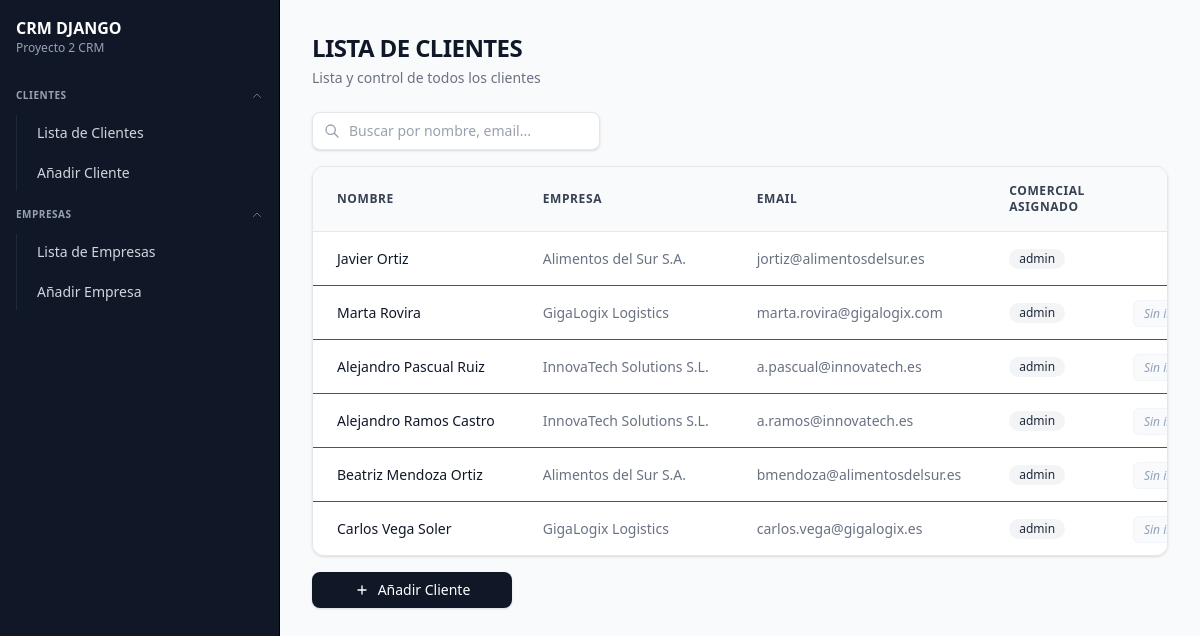
The app's page /clientes/ (signed in) with its own data.
### crm/models/client_model.py (models this page shows, shortened)
class Client(models.Model):
    company = models.ForeignKey('Company', on_delete=models.CASCADE, related_name='clients', verbose_name='Empresa')
    commercial = models.ForeignKey(User, on_delete=models.SET_NULL, null=True, related_name='clients', verbose_name='Comercial')
    first_name = models.CharField(max_length=100, verbose_name='Nombre')
    last_name = models.CharField(max_length=100, verbose_name='Apellido')
    email = models.EmailField(verbose_name='Email')
    phone = models.CharField(max_length=20, verbose_name='Teléfono')
    position = models.CharField(max_length=200, blank=True, verbose_name='Cargo')
    created_at = models.DateTimeField(auto_now_add=True, verbose_name='Fecha de Creación')
    updated_at = models.DateTimeField(auto_now=True, verbose_name='Fecha de Actualización')
    class Meta:
        verbose_name = 'Cliente'
        verbose_name_plural = 'Clientes'

### crm/models/company_model.py (models this page shows)
class Company(models.Model):
    name = models.CharField(max_length=100, verbose_name='Nombre de la Empresa')
    email = models.EmailField(verbose_name='Email')
    phone = models.CharField(max_length=20, verbose_name='Teléfono')
    address = models.CharField(max_length=200, verbose_name='Dirección')
    website = models.URLField(verbose_name='Sitio Web')
    created_at = models.DateTimeField(auto_now_add=True, verbose_name='Fecha de Creación')
    cif = models.CharField(max_length=20, unique=True, verbose_name='CIF')
    def __str__(self):
        return self.name
    class Meta:
        verbose_name = 'Empresa'
        verbose_name_plural = 'Empresas'

### crm/views/client_views.py (the view)
# urls.py: path('clientes/', ClientListView.as_view(), name='clientes'),
@method_decorator(login_required, name='dispatch')
class ClientListView(ListView):
    model = Client
    template_name = 'clients/client_list.html'
    context_object_name = 'clients'
    paginate_by = 10
    def get_queryset(self):
        queryset = super().get_queryset()
        query = self.request.GET.get('search')
        if query:
            queryset = queryset.filter(
                Q(first_name__icontains=query) | Q(last_name__icontains=query) | Q(company__name__icontains=query) | Q(phone__icontains=query)
            )
        return queryset

### crm_django/templates/clients/client_list.html (shortened to what this page needs)
{% extends "general/layout.html" %}
{% block page_content %}
    <div class="mb-6">
        <h1 class="text-2xl font-bold text-gray-900 tracking-tight">LISTA DE CLIENTES</h1>
        <p class="text-sm text-gray-500 mt-1">Lista y control de todos los clientes</p>
    </div>
    <form method="GET" action="{% url 'clientes' %}" class="relative w-full sm:w-72 mt-4 mb-4 lg:mt-0">
    <div class="absolute inset-y-0 left-0 flex items-center pl-3 pointer-events-none text-gray-400">
    </div>
    <input
        type="text"
        name="search"
        value="{{ request.GET.search|default:'' }}"
        placeholder="Buscar por nombre, email..."
        class="w-full pl-9 pr-4 py-2 text-sm text-gray-900 bg-white border border-gray-200 rounded-lg focus:outline-none focus:border-gray-900 focus:ring-1 focus:ring-gray-900 transition-colors placeholder-gray-400 shadow-sm"
    >
</form>
    <div class="w-full overflow-x-auto rounded-xl border border-gray-200 shadow-sm bg-white">
    <table class="w-full text-sm text-left text-gray-600 border-collapse">
        <thead class="bg-gray-50 text-xs font-semibold text-gray-700 uppercase tracking-wider border-b border-gray-200">
            <tr>
                <th scope="col" class="px-6 py-4">Nombre</th>
                <th scope="col" class="px-6 py-4">Empresa</th>
                <th scope="col" class="px-6 py-4">Email</th>
                <th scope="col" class="px-6 py-4">Comercial asignado</th>
                <th scope="col" class="px-6 py-4 text-right">Último Contacto</th>
            </tr>
        </thead>
        <tbody class="divide-y divide-gray-150">
        {% for client in clients %}
            <tr class="hover:bg-gray-50/70 transition-colors duration-200">
                <td class="px-6 py-4 font-medium text-gray-900 whitespace-nowrap">
                    <a href="{% url "detalle-cliente" client.pk %}">{{ client.first_name }} {{ client.last_name }}</a>
                </td>
                <td class="px-6 py-4 text-gray-500 whitespace-nowrap">
                    {{ client.company }}
                </td>
                <td class="px-6 py-4 text-gray-500 whitespace-nowrap">
                    {{ client.email }}
                </td>
                <td class="px-6 py-4 text-gray-500 whitespace-nowrap">
                    <span class="inline-flex items-center gap-1.5 px-2.5 py-0.5 rounded-full text-xs font-medium bg-gray-100 text-gray-800">
                        {{ client.commercial }}
                    </span>
                </td>
                <td class="px-6 py-4 text-right whitespace-nowrap">
                    {% if client.interactions.all %}
                        <span class="text-sm font-medium text-gray-900">
                            {{ client.interactions.all.last.created_at|date:"d/m/Y" }}
                        </span>
                    {% else %}
                        <span class="text-xs px-2.5 py-1 rounded-md bg-slate-50 text-slate-400 italic border border-slate-100">
                            Sin interacciones
                        </span>
                    {% endif %}
                </td>
            </tr>
        {% endfor %}
        </tbody>
    </table>
</div>
<a href="{% url 'crear-cliente' %}" class="w-[200px] mt-4 inline-flex items-center justify-center px-4 py-2 text-sm font-medium text-white
                                    bg-gray-900 rounded-lg hover:bg-gray-800 transition-colors duration-200 shadow-sm gap-2">
    <svg class="w-4 h-4" fill="none" stroke="currentColor" viewBox="0 0 24 24" xmlns="http://www.w3.org/2000/svg">
        <path stroke-linecap="round" stroke-linejoin="round" stroke-width="2" d="M12 6v6m0 0v6m0-6h6m-6 0H6"></path>
    </svg>
    Añadir Cliente
    </a>
{% endblock %}

### records on screen
Client: first_name "Javier", last_name "Ortiz", company "Alimentos del Sur S.A.", email "jortiz@alimentosdelsur.es", commercial "admin"
Client: first_name "Marta", last_name "Rovira", company "GigaLogix Logistics", email "marta.rovira@gigalogix.com", commercial "admin", shows "Sin…"
Client: first_name "Alejandro", last_name "Pascual Ruiz", company "InnovaTech Solutions S.L.", email "a.pascual@innovatech.es", commercial "admin", shows "Sin…"
Client: first_name "Alejandro", last_name "Ramos Castro", company "InnovaTech Solutions S.L.", email "a.ramos@innovatech.es", commercial "admin", shows "Sin…"
Client: first_name "Beatriz", last_name "Mendoza Ortiz", company "Alimentos del Sur S.A.", email "bmendoza@alimentosdelsur.es", commercial "admin", shows "Sin…"
Client: first_name "Carlos", last_name "Vega Soler", company "GigaLogix Logistics", email "carlos.vega@gigalogix.es", commercial "admin", shows "Sin…"
